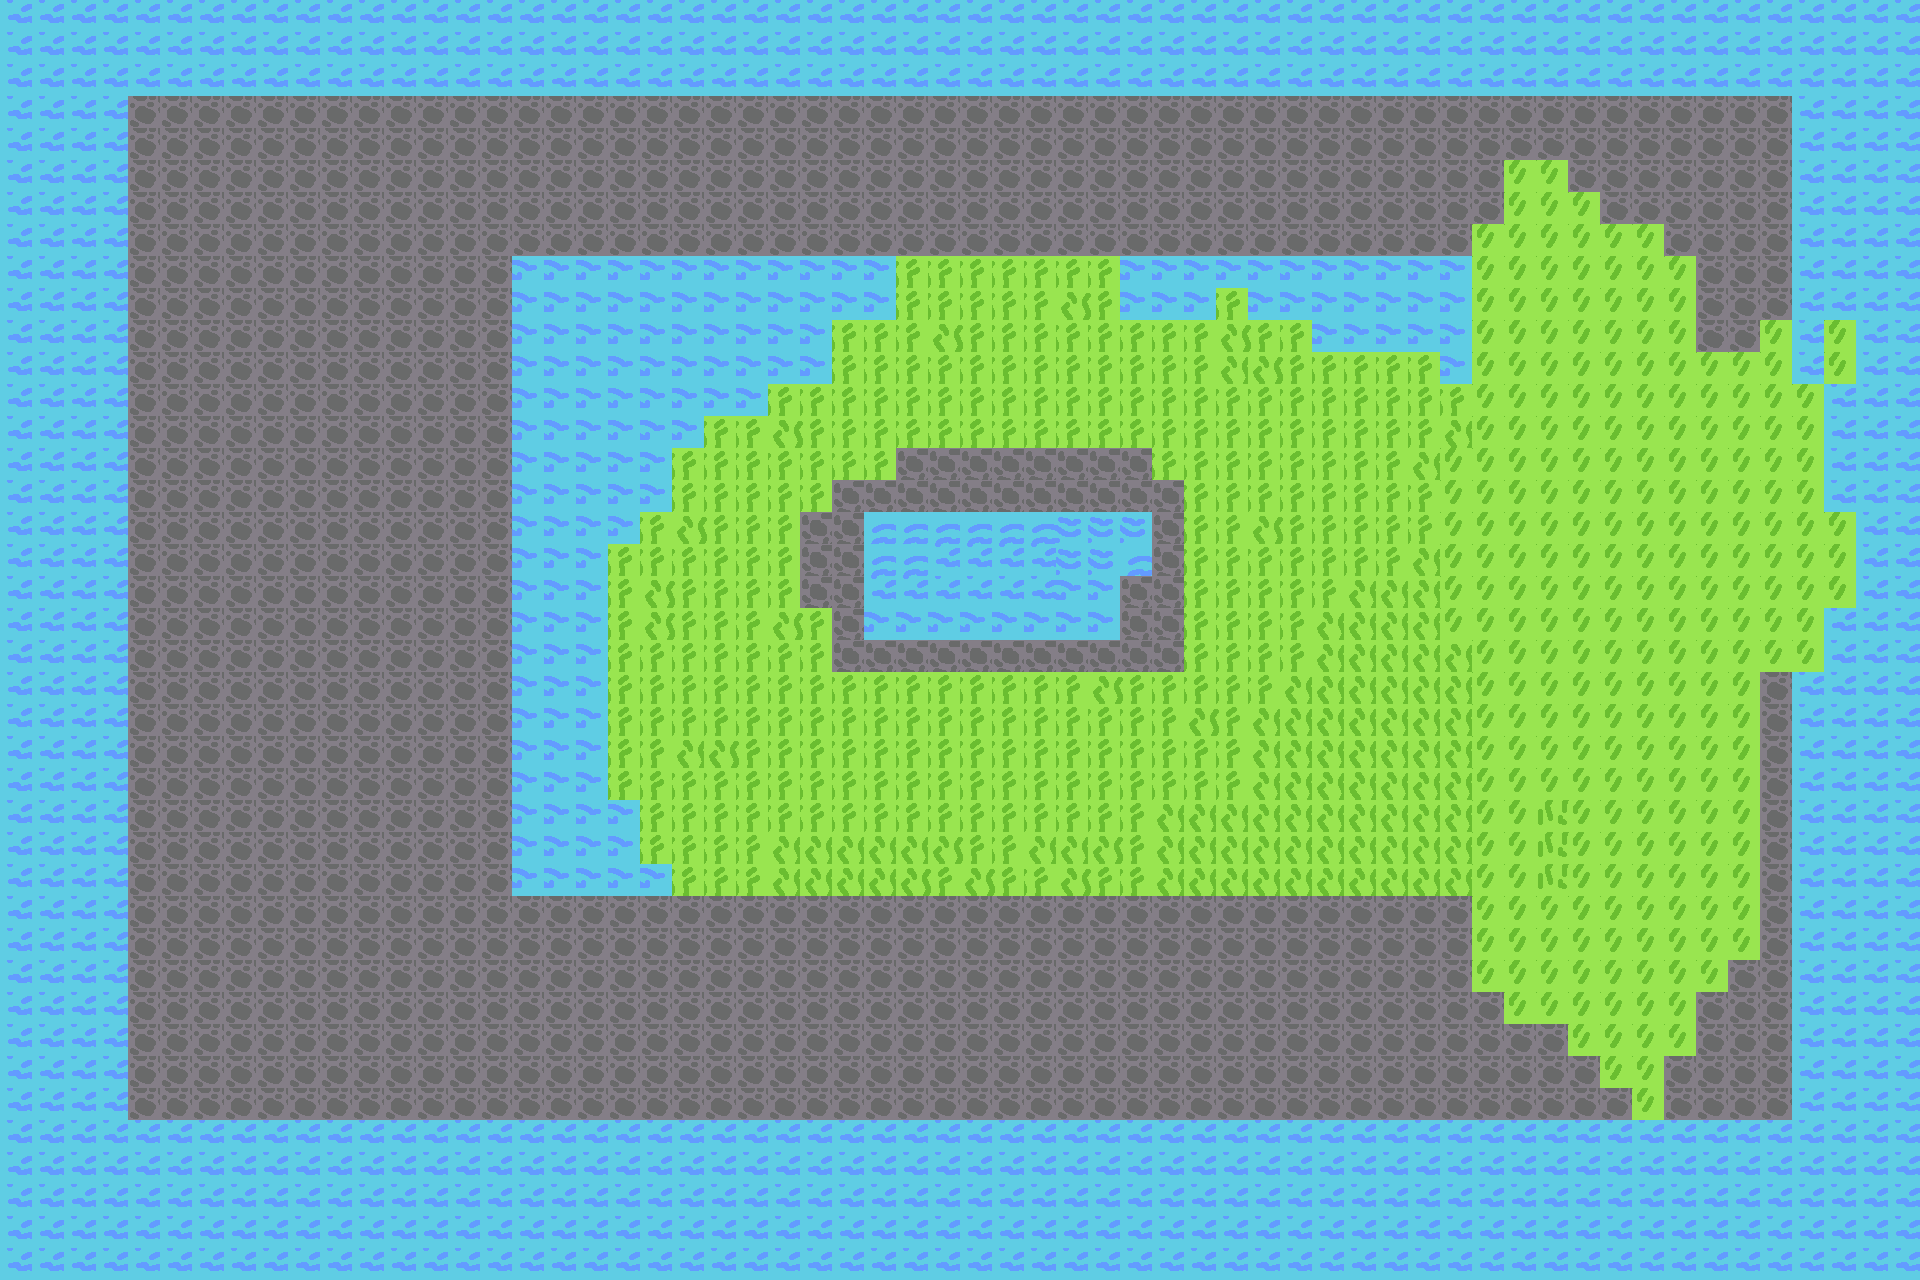

This game map was drawn from its Tiled (.tmx) file and the tilesets committed beside it. A one-line description and the full map source follow:
An orthogonal 60x40 tile map with 32x32 px tiles, 1 tile layer (Tile Layer 1), 2 tilesets.

<map version="1.10" tiledversion="1.11.0" orientation="orthogonal" renderorder="right-down" width="60" height="40" tilewidth="32" tileheight="32" infinite="0" nextlayerid="2" nextobjectid="1">
 <tileset firstgid="1" source="../textureAtlases/backgroundAtlas.tsx" />
 <tileset firstgid="41" source="../textureAtlases/backgroundAtlas.tsx" />
 <layer id="1" name="Tile Layer 1" width="60" height="40">
  <data encoding="csv">
13,13,13,13,13,13,13,13,13,13,13,13,13,13,13,13,13,13,13,13,13,13,13,13,13,13,13,13,13,13,13,13,13,13,13,13,13,13,13,13,13,13,13,13,13,13,13,13,13,13,13,13,13,13,13,13,13,13,13,13,
13,13,13,13,13,13,13,13,13,13,13,13,13,13,13,13,13,13,13,13,13,13,13,13,13,13,13,13,13,13,13,13,13,13,13,13,13,13,13,13,13,13,13,13,13,13,13,13,13,13,13,13,13,13,13,13,13,13,13,13,
13,13,13,13,13,13,13,13,13,13,13,13,13,13,13,13,13,13,13,13,13,13,13,13,13,13,13,13,13,13,13,13,13,13,13,13,13,13,13,13,13,13,13,13,13,13,13,13,13,13,13,13,13,13,13,13,13,13,13,13,
13,13,13,13,15,15,15,15,15,15,15,15,15,15,15,15,15,15,15,15,15,15,15,15,15,15,15,15,15,15,15,15,15,15,15,15,15,15,15,15,15,15,15,15,15,15,15,15,15,15,15,15,15,15,15,15,13,13,13,13,
13,13,13,13,15,15,15,15,15,15,15,15,15,15,15,15,15,15,15,15,15,15,15,15,15,15,15,15,15,15,15,15,15,15,15,15,15,15,15,15,15,15,15,15,15,15,15,15,15,15,15,15,15,15,15,15,13,13,13,13,
13,13,13,13,15,15,15,15,15,15,15,15,15,15,15,15,15,15,15,15,15,15,15,15,15,15,15,15,15,15,15,15,15,15,15,15,15,15,15,15,15,15,15,15,15,15,15,52,52,15,15,15,15,15,15,15,13,13,13,13,
13,13,13,13,15,15,15,15,15,15,15,15,15,15,15,15,15,15,15,15,15,15,15,15,15,15,15,15,15,15,15,15,15,15,15,15,15,15,15,15,15,15,15,15,15,15,15,52,52,52,15,15,15,15,15,15,13,13,13,13,
13,13,13,13,15,15,15,15,15,15,15,15,15,15,15,15,15,15,15,15,15,15,15,15,15,15,15,15,15,15,15,15,15,15,15,15,15,15,15,15,15,15,15,15,15,15,52,52,52,52,52,52,15,15,15,15,13,13,13,13,
13,13,13,13,15,15,15,15,15,15,15,15,15,15,15,15,54,54,54,54,54,54,54,54,54,54,54,54,2,2,2,2,2,2,2,54,54,54,54,54,54,54,54,54,54,54,52,52,52,52,52,52,52,15,15,15,13,13,13,13,
13,13,13,13,15,15,15,15,15,15,15,15,15,15,15,15,54,54,54,54,54,54,54,54,54,54,54,54,2,2,2,2,2,1,2,54,54,54,2,54,54,54,54,54,54,54,52,52,52,52,52,52,52,15,15,15,13,13,13,13,
13,13,13,13,15,15,15,15,15,15,15,15,15,15,15,15,54,54,54,54,54,54,54,54,54,54,2,2,2,1,2,2,2,2,2,2,2,2,1,2,2,54,54,54,54,54,52,52,52,52,52,52,52,15,15,52,13,52,13,13,
13,13,13,13,15,15,15,15,15,15,15,15,15,15,15,15,54,54,54,54,54,54,54,54,54,54,2,2,2,2,2,2,2,2,2,2,2,2,1,1,2,2,2,2,2,54,52,52,52,52,52,52,52,52,52,52,13,52,13,13,
13,13,13,13,15,15,15,15,15,15,15,15,15,15,15,15,54,54,54,54,54,54,54,54,2,2,2,2,2,2,2,2,2,2,2,2,2,2,2,2,2,2,2,2,2,2,52,52,52,52,52,52,52,52,52,52,52,13,13,13,
13,13,13,13,15,15,15,15,15,15,15,15,15,15,15,15,54,54,54,54,54,54,2,2,1,2,2,2,2,2,2,2,2,2,2,2,2,2,2,2,2,2,2,2,2,1,52,52,52,52,52,52,52,52,52,52,52,13,13,13,
13,13,13,13,15,15,15,15,15,15,15,15,15,15,15,15,54,54,54,54,54,2,2,2,2,2,2,2,5,5,5,5,5,5,5,5,2,2,2,2,2,2,2,2,1,52,52,52,52,52,52,52,52,52,52,52,52,13,13,13,
13,13,13,13,15,15,15,15,15,15,15,15,15,15,15,15,54,54,54,54,54,2,2,2,2,2,5,5,5,5,5,5,5,5,5,5,5,2,2,2,2,2,2,2,2,52,52,52,52,52,52,52,52,52,52,52,52,13,13,13,
13,13,13,13,15,15,15,15,15,15,15,15,15,15,15,15,54,54,54,54,2,1,2,2,2,5,5,3,3,3,3,3,3,4,4,4,5,2,2,1,2,2,2,2,2,52,52,52,52,52,52,52,52,52,52,52,52,52,13,13,
13,13,13,13,15,15,15,15,15,15,15,15,15,15,15,15,54,54,54,2,2,2,2,2,2,5,5,3,3,13,13,13,13,4,4,3,5,2,2,2,2,2,2,2,1,52,52,52,52,52,52,52,52,52,52,52,52,52,13,13,
13,13,13,13,15,15,15,15,15,15,15,15,15,15,15,15,54,54,54,2,1,2,2,2,2,5,5,13,13,13,13,13,13,14,14,5,5,2,2,2,2,2,1,1,1,52,52,52,52,52,52,52,52,52,52,52,52,52,13,13,
13,13,13,13,15,15,15,15,15,15,15,15,15,15,15,15,54,54,54,2,1,2,2,2,1,2,5,14,14,14,14,14,14,14,14,5,5,2,2,2,2,1,1,1,1,52,52,52,52,52,52,52,52,52,52,52,52,13,13,13,
13,13,13,13,15,15,15,15,15,15,15,15,15,15,15,15,54,54,54,2,2,2,2,2,2,2,5,5,5,5,5,5,5,5,5,5,5,2,2,2,2,1,1,1,1,1,52,52,52,52,52,52,52,52,52,52,52,13,13,13,
13,13,13,13,15,15,15,15,15,15,15,15,15,15,15,15,54,54,54,2,2,2,2,2,2,2,2,2,2,2,2,2,2,2,1,2,2,2,2,2,1,1,1,1,1,1,52,52,52,52,52,52,52,52,52,15,13,13,13,13,
13,13,13,13,15,15,15,15,15,15,15,15,15,15,15,15,54,54,54,2,2,2,2,2,2,2,2,2,2,2,2,2,2,2,2,2,2,1,2,1,1,1,1,1,1,1,52,52,52,52,52,52,52,52,52,15,13,13,13,13,
13,13,13,13,15,15,15,15,15,15,15,15,15,15,15,15,54,54,54,2,2,1,1,2,2,2,2,2,2,2,2,2,2,2,2,2,2,2,2,1,1,1,1,1,1,1,52,52,52,52,52,52,52,52,52,15,13,13,13,13,
13,13,13,13,15,15,15,15,15,15,15,15,15,15,15,15,54,54,54,2,2,2,2,2,2,2,2,2,2,2,2,2,2,2,2,2,2,2,2,1,1,1,1,1,1,1,52,52,52,52,52,52,52,52,52,15,13,13,13,13,
13,13,13,13,15,15,15,15,15,15,15,15,15,15,15,15,54,54,54,54,2,2,2,2,2,2,2,2,2,2,2,2,2,2,2,2,1,1,1,1,1,1,1,1,1,1,52,52,51,52,52,52,52,52,52,15,13,13,13,13,
13,13,13,13,15,15,15,15,15,15,15,15,15,15,15,15,54,54,54,54,2,2,2,2,1,1,1,1,1,1,2,2,1,1,1,2,1,1,1,1,1,1,1,1,1,1,52,52,51,52,52,52,52,52,52,15,13,13,13,13,
13,13,13,13,15,15,15,15,15,15,15,15,15,15,15,15,54,54,54,54,54,2,2,2,1,1,1,1,1,2,1,2,2,1,2,2,1,1,1,1,1,1,1,1,1,1,52,52,51,52,52,52,52,52,52,15,13,13,13,13,
13,13,13,13,15,15,15,15,15,15,15,15,15,15,15,15,15,15,15,15,15,15,15,15,15,15,15,15,15,15,15,15,15,15,15,15,15,15,15,15,15,15,15,15,15,15,52,52,52,52,52,52,52,52,52,15,13,13,13,13,
13,13,13,13,15,15,15,15,15,15,15,15,15,15,15,15,15,15,15,15,15,15,15,15,15,15,15,15,15,15,15,15,15,15,15,15,15,15,15,15,15,15,15,15,15,15,52,52,52,52,52,52,52,52,52,15,13,13,13,13,
13,13,13,13,15,15,15,15,15,15,15,15,15,15,15,15,15,15,15,15,15,15,15,15,15,15,15,15,15,15,15,15,15,15,15,15,15,15,15,15,15,15,15,15,15,15,52,52,52,52,52,52,52,52,15,15,13,13,13,13,
13,13,13,13,15,15,15,15,15,15,15,15,15,15,15,15,15,15,15,15,15,15,15,15,15,15,15,15,15,15,15,15,15,15,15,15,15,15,15,15,15,15,15,15,15,15,15,52,52,52,52,52,52,15,15,15,13,13,13,13,
13,13,13,13,15,15,15,15,15,15,15,15,15,15,15,15,15,15,15,15,15,15,15,15,15,15,15,15,15,15,15,15,15,15,15,15,15,15,15,15,15,15,15,15,15,15,15,15,15,52,52,52,52,15,15,15,13,13,13,13,
13,13,13,13,15,15,15,15,15,15,15,15,15,15,15,15,15,15,15,15,15,15,15,15,15,15,15,15,15,15,15,15,15,15,15,15,15,15,15,15,15,15,15,15,15,15,15,15,15,15,52,52,15,15,15,15,13,13,13,13,
13,13,13,13,15,15,15,15,15,15,15,15,15,15,15,15,15,15,15,15,15,15,15,15,15,15,15,15,15,15,15,15,15,15,15,15,15,15,15,15,15,15,15,15,15,15,15,15,15,15,15,52,15,15,15,15,13,13,13,13,
13,13,13,13,13,13,13,13,13,13,13,13,13,13,13,13,13,13,13,13,13,13,13,13,13,13,13,13,13,13,13,13,13,13,13,13,13,13,13,13,13,13,13,13,13,13,13,13,13,13,13,13,13,13,13,13,13,13,13,13,
13,13,13,13,13,13,13,13,13,13,13,13,13,13,13,13,13,13,13,13,13,13,13,13,13,13,13,13,13,13,13,13,13,13,13,13,13,13,13,13,13,13,13,13,13,13,13,13,13,13,13,13,13,13,13,13,13,13,13,13,
13,13,13,13,13,13,13,13,13,13,13,13,13,13,13,13,13,13,13,13,13,13,13,13,13,13,13,13,13,13,13,13,13,13,13,13,13,13,13,13,13,13,13,13,13,13,13,13,13,13,13,13,13,13,13,13,13,13,13,13,
13,13,13,13,13,13,13,13,13,13,13,13,13,13,13,13,13,13,13,13,13,13,13,13,13,13,13,13,13,13,13,13,13,13,13,13,13,13,13,13,13,13,13,13,13,13,13,13,13,13,13,13,13,13,13,13,13,13,13,13,
13,13,13,13,13,13,13,13,13,13,13,13,13,13,13,13,13,13,13,13,13,13,13,13,13,13,13,13,13,13,13,13,13,13,13,13,13,13,13,13,13,13,13,13,13,13,13,13,13,13,13,13,13,13,13,13,13,13,13,13
</data>
 </layer>
</map>